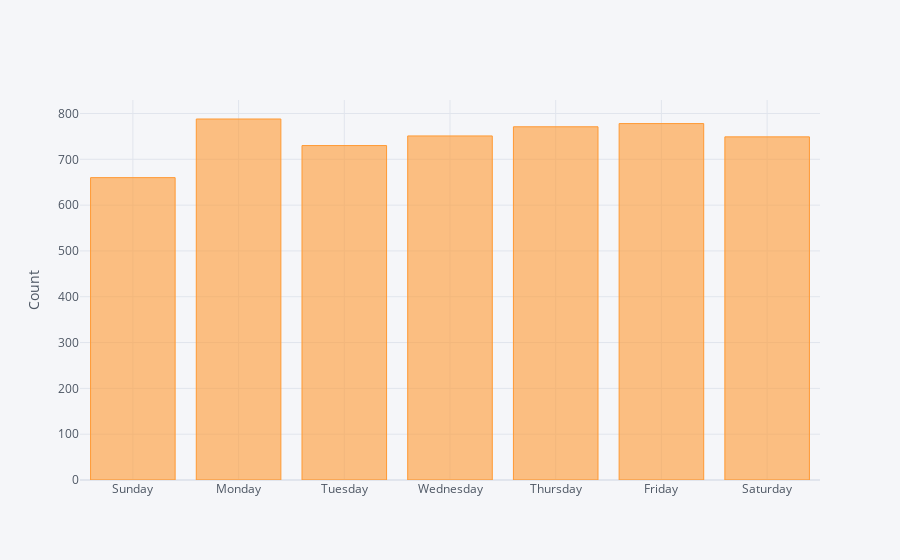

Notebook code for this chart:
### Markdown cell above
Visualizations for datetime

### Code cell
dow = ["Sunday", "Monday", "Tuesday", "Wednesday", "Thursday", "Friday", "Saturday"]
calls.groupby('Day')['CASENO'].count()[dow].iplot(kind='bar', yTitle='Count')

### Figure 1 — Plotly figure (JSON) as saved in the notebook; plotly's stock layout.template omitted (floating-point values rounded to 4 significant figures)
{"data": [{"marker": {"color": "rgba(255, 153, 51, 0.6)", "line": {"color": "rgba(255, 153, 51, 1.0)", "width": 1}}, "name": "CASENO", "orientation": "v", "text": "", "type": "bar", "x": ["Sunday", "Monday", "Tuesday", "Wednesday", "Thursday", "Friday", "Saturday"], "y": [660, 788, 730, 751, 771, 778, 749]}], "layout": {"legend": {"bgcolor": "#F5F6F9", "font": {"color": "#4D5663"}}, "paper_bgcolor": "#F5F6F9", "plot_bgcolor": "#F5F6F9", "title": {"font": {"color": "#4D5663"}}, "xaxis": {"gridcolor": "#E1E5ED", "showgrid": true, "tickfont": {"color": "#4D5663"}, "title": {"font": {"color": "#4D5663"}, "text": ""}, "zerolinecolor": "#E1E5ED"}, "yaxis": {"gridcolor": "#E1E5ED", "showgrid": true, "tickfont": {"color": "#4D5663"}, "title": {"font": {"color": "#4D5663"}, "text": "Count"}, "zerolinecolor": "#E1E5ED"}}}
